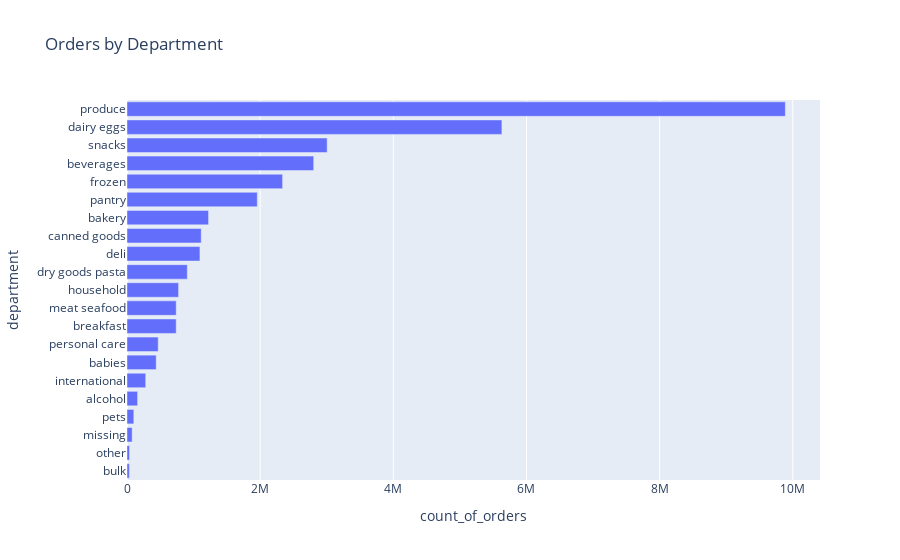

The cell this chart's notebook holds for it:
### Code cell
# Aggregate products ordered by department and show distribution

order_products_product = pd.merge(order_products, products)
order_products_department = pd.merge(order_products_product, departments)

orders_by_department = order_products_department.groupby("department").order_id.count().reset_index()
orders_by_department.rename(columns={"order_id":"count_of_orders"}, inplace=True)
orders_by_department.sort_values("count_of_orders", inplace=True)

fig_orders_by_department = px.bar(
    orders_by_department, 
    x="count_of_orders", 
    y="department", 
    orientation="h",
    title="Orders by Department"
)
fig_orders_by_department.show()

### Figure 1 — Plotly figure (JSON) as saved in the notebook; plotly's stock layout.template omitted (floating-point values rounded to 4 significant figures)
{"data": [{"alignmentgroup": "True", "hovertemplate": "count_of_orders=%{x}<br>department=%{y}<extra></extra>", "legendgroup": "", "marker": {"color": "#636efa", "pattern": {"shape": ""}}, "name": "", "offsetgroup": "", "orientation": "h", "showlegend": false, "textposition": "auto", "type": "bar", "x": [35932, 38086, 77396, 102221, 159294, 281155, 438743, 468693, 739069, 739238, 774652, 905340, 1095540, 1114857, 1225181, 1956819, 2336858, 2804175, 3006412, 5631067, 9888378], "xaxis": "x", "y": ["bulk", "other", "missing", "pets", "alcohol", "international", "babies", "personal care", "breakfast", "meat seafood", "household", "dry goods pasta", "deli", "canned goods", "bakery", "pantry", "frozen", "beverages", "snacks", "dairy eggs", "produce"], "yaxis": "y"}], "layout": {"barmode": "relative", "legend": {"tracegroupgap": 0}, "title": {"text": "Orders by Department"}, "xaxis": {"anchor": "y", "domain": [0, 1], "title": {"text": "count_of_orders"}}, "yaxis": {"anchor": "x", "domain": [0, 1], "title": {"text": "department"}}}}
